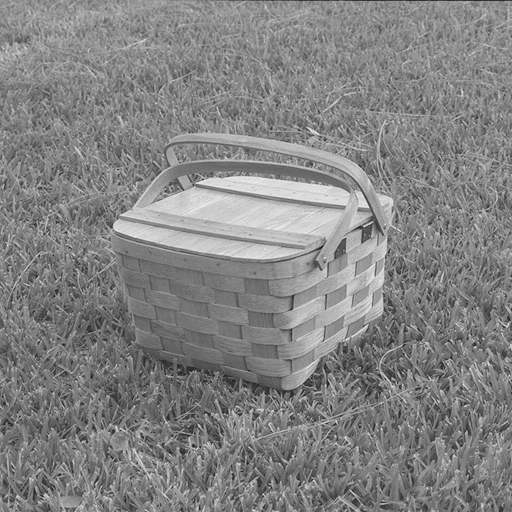
#> input picture Test3/basket.png, 512 x 512 px, found by its file name
$ jupyter execute Test.ipynb
#> lines starting #> are read from the running program, lines starting #| are printed output that depends on the picture
[cell 1]
import cv2
import numpy as np
import numpy.fft as n
import matplotlib.pyplot as plt

original = cv2.imread(
    "/home/dmacs/Desktop/MTech/104P/Test3/basket.png", cv2.IMREAD_GRAYSCALE
)
#> original is the input picture: shape (512, 512); min 21, max 241, mean 131.2

# Read the noisy image
noisy_image = cv2.imread(
    "/home/dmacs/Desktop/MTech/104P/Test3/basket_noisy.png", cv2.IMREAD_COLOR
)
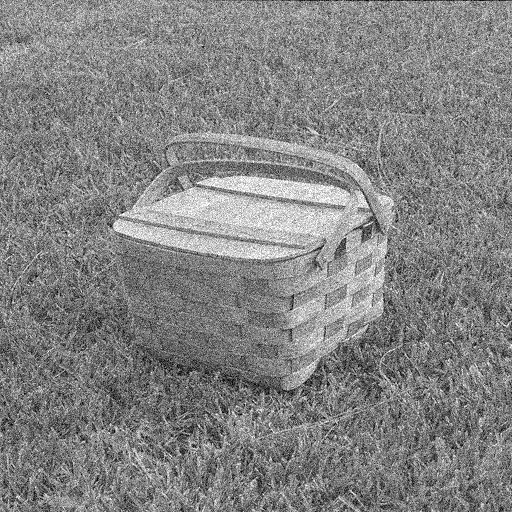
#> input picture Test3/basket_noisy.png, 512 x 512 px, found by its file name
#> noisy_image is the input picture: shape (512, 512, 3); min 0, max 255, mean 131.2

[cell 2]
#Using Gaussian Blur function
gaussian = cv2.GaussianBlur(noisy_image, (3, 3), 0)

cv2.imwrite('gaussian.png', gaussian)

plt.subplot(121)
plt.imshow(noisy_image, cmap="gray")
plt.title("Before")
plt.axis("off")

plt.subplot(122)
plt.imshow(gaussian, cmap="gray")
plt.title("After")
plt.axis("off")
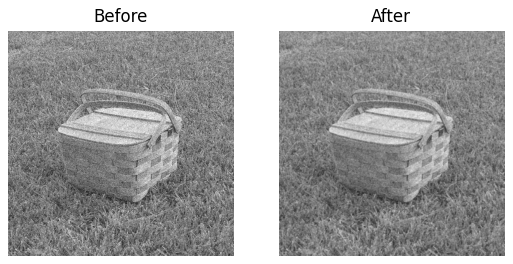
#> figure drawn by matplotlib, 2 panels

[cell 3]
noiseless_image_bw = cv2.fastNlMeansDenoising(noisy_image, 15, 7, 21)
cv2.imwrite('fastNlMeansDenoising.png', noiseless_image_bw)

plt.subplot(131)
plt.imshow(original, cmap="gray")
plt.title("Before")
plt.axis("off")

plt.subplot(132)
plt.imshow(noiseless_image_bw, cmap="gray")
plt.title("After")
plt.axis("off")
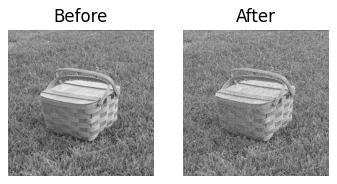
#> figure drawn by matplotlib, 2 panels

[cell 4]
#applying the median Filter
median = cv2.medianBlur(noisy_image, 3)
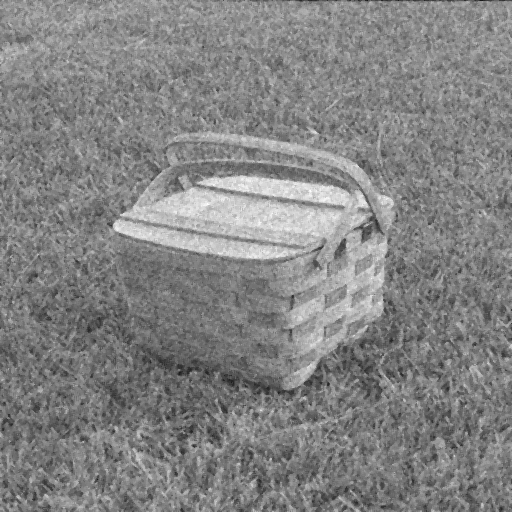
#> median: shape (512, 512, 3); min 25, max 253, mean 131.2
cv2.imwrite('median.png', median)

plt.subplot(131)
plt.imshow(noisy_image, cmap="gray")
plt.title("Before")
plt.axis("off")

plt.subplot(132)
plt.imshow(median, cmap="gray")
plt.title("After")
plt.axis("off")

[cell 5]
#solving using gaussian FFT

#defining the gaussian filter
def gaussianfilter(M, N, D0, n = None):
    # using numpy meshgrid to create U and V arrays(the spatial frequency components.)
    U, V = np.meshgrid(np.arange(N), np.arange(M))
    #finding the distances D(U, V)
    D = np.hypot(U - M/2, V - N/2)
    H = np.exp(-(D**2) / (2 * (D0**2)))
    return H

f = cv2.imread('/home/dmacs/Desktop/MTech/104P/Test3/basket_noisy.png',cv2.IMREAD_GRAYSCALE)
#> f: shape (512, 512); min 0, max 255, mean 131.2
M, N = f.shape # getting image size
#> M = 512; N = 512

D0 = 3
ILPF = gaussianfilter(M, N, D0)
filtered_image = n.ifftshift(n.ifft2(n.fft2(f) * n.fft2(ILPF)))
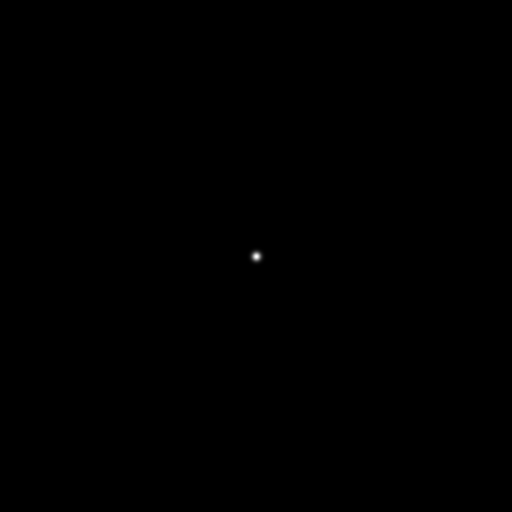
#> ILPF: shape (512, 512) float64; min 0, max 1, mean 0.000216
# cv2.imwrite('fft.png', filtered_image)

plt.subplot(121)
plt.imshow(f, cmap = 'gray')
plt.title('Input Image FFT')
plt.axis('off')

plt.subplot(122)
plt.imshow(np.abs(filtered_image), cmap = 'gray')
plt.title('Denoised Image FFT')
plt.axis('off')
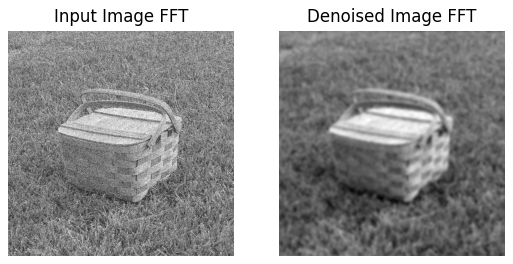
#> figure drawn by matplotlib, 2 panels
